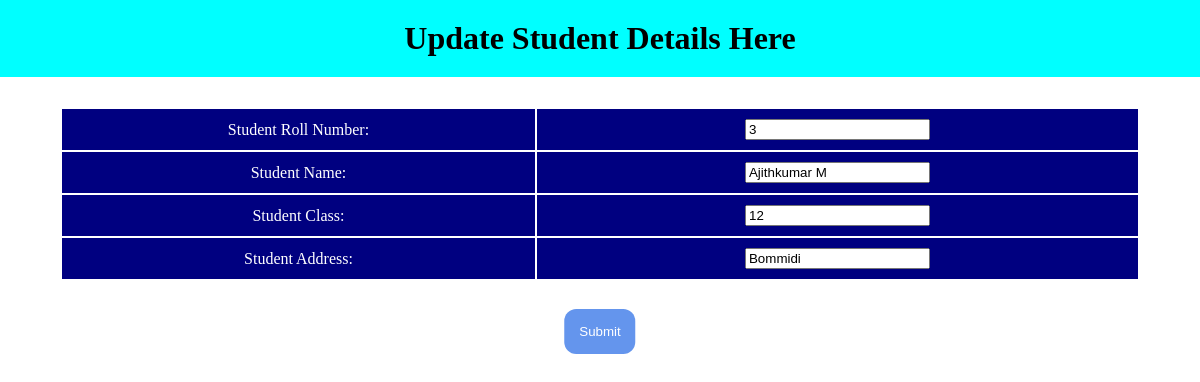
The app's page /StudentApp/update/3 with its own data.
### StudentApp/models.py (models this page shows)
class Students(models.Model):
    student_roll_number = models.IntegerField()
    student_name = models.CharField(max_length=25)
    student_class = models.IntegerField()
    student_address = models.CharField(max_length=50)

### StudentApp/views.py (the view)
# urls.py: path('update/<id>', views.update),
def update(request, id):
    details = Students.objects.get(id=id)
    data_dict = {"update": details}
    if request.method == 'POST':
        form = fdetails(request.POST, instance=details)
        if form.is_valid():
            form.save()
            return redirect('/StudentApp/')
    return render(request, 'StudentApp/update.html', context=data_dict)

### Templates/StudentApp/update.html (shortened to what this page needs)
<html>
<head>
{%extends "studentapp/base.html"%}
{%block content%}
</head>
<body>
<h1> Update Student Details Here </h1>
<form method='POST'>
<table>
<tr><td>Student Roll Number:</td><td><input type='text' name='student_roll_number' value="{{update.student_roll_number}}"></td></tr>
<tr><td>Student Name:</td><td><input type='text' name='student_name' value="{{update.student_name}}"></td></tr>
<tr><td>Student Class:</td><td><input type='text' name='student_class' value="{{update.student_class}}"></td></tr>
<tr><td>Student Address:</td><td><input type='text' name='student_address' value="{{update.student_address}}"></td></tr>
</table>
<br>
<button type='submit'>Submit</button>
</form>
</body>
{%endblock%}

### Templates/StudentApp/update.html (style rules this page uses)
body { margin: 0px; }
h1 { padding: 20px; background-color: aqua; text-align: center; margin-bottom: 0; }
table { width: 90%; text-align: center; vertical-align: middle; color: white; margin: auto; margin-top: 30px; }
td { background-color: navy; padding: 10px; font-weight: 400; }
button { position: relative; margin-top: 10px; left: 50%; transform: translateX(-50%); background-color: cornflowerblue; border: none; padding: 15px; color: white; border-radius: 12px; }

### records on screen
Students: student_roll_number "3", student_name "Ajithkumar M", student_class "12", student_address "Bommidi"
